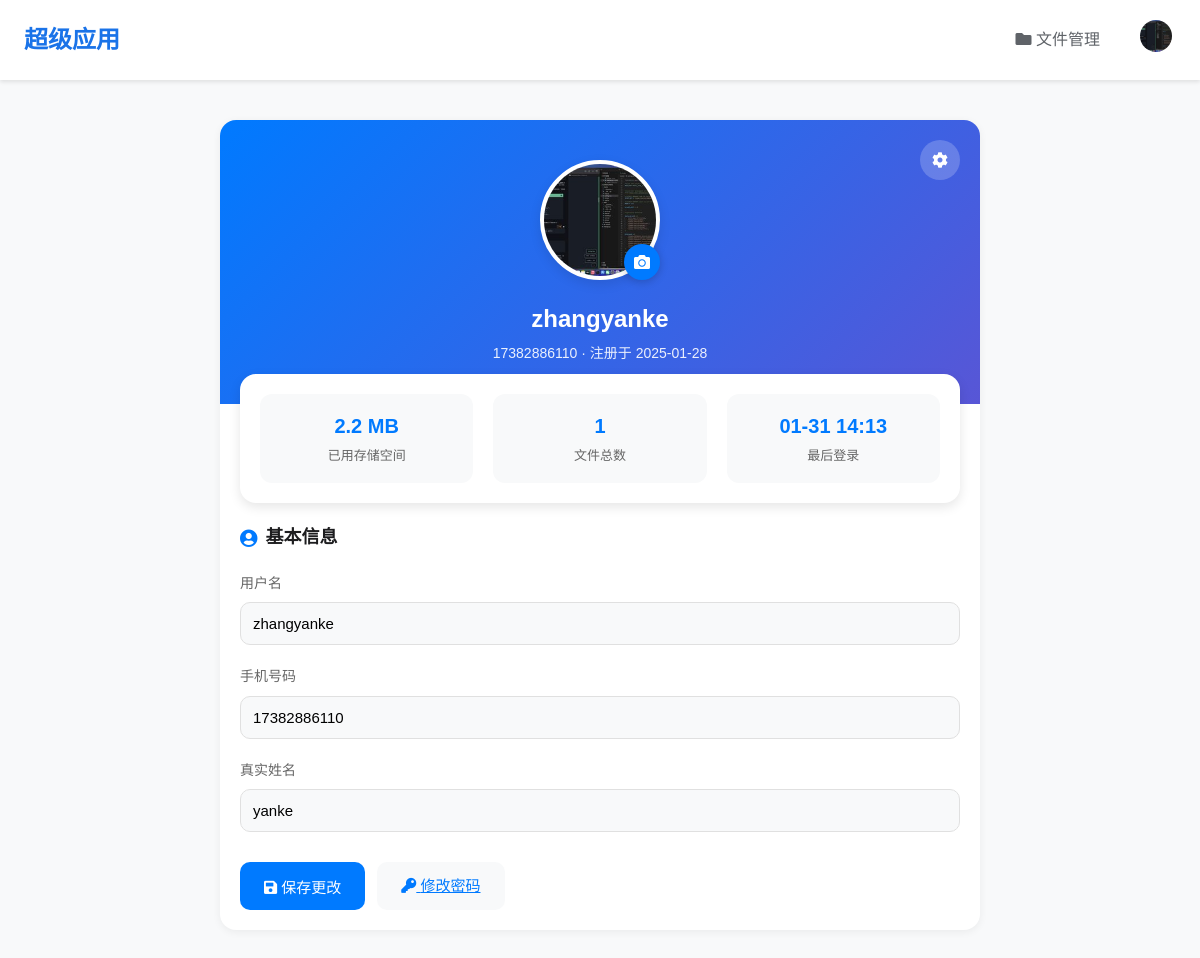
The app's page /accounts/profile/ (signed in), older data.
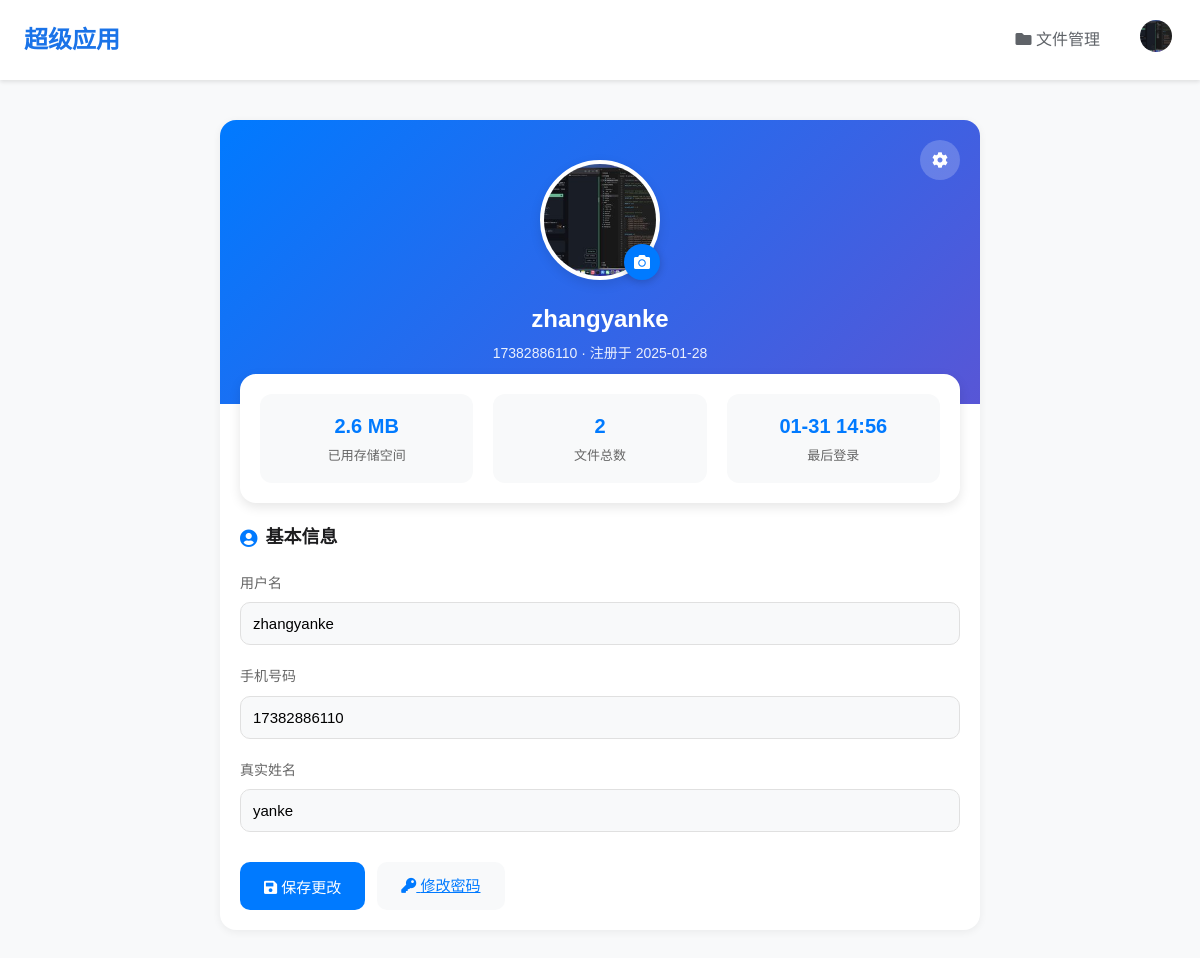
The same page, newer data.
### accounts/models.py (models this page shows, shortened)
class CustomUser(AbstractUser):
    phone_number = models.CharField(
        '手机号码',
        max_length=11,
        unique=True,
        validators=[
            RegexValidator(
                regex=r'^1[3-9]\d{9}$',
                message='请输入有效的手机号码（11位数字，以1开头）'
            )
        ]
    )
    birthday = models.DateField('出生日期', null=True, blank=True)
    avatar = models.ImageField('头像', upload_to='avatars/', null=True, blank=True)
    real_name = models.CharField('真实姓名', max_length=50, blank=True)
    registration_ip = models.GenericIPAddressField(
        '注册IP',
        null=True,
        blank=True,
        help_text='用户注册时的IP地址'
    )
    USERNAME_FIELD = 'phone_number'
    REQUIRED_FIELDS = ['username']
    class Meta:
        verbose_name = '用户'
        verbose_name_plural = '用户'

### files/models.py (models this page shows, shortened)
class UserStorageQuota(models.Model):
    user = models.OneToOneField(
        settings.AUTH_USER_MODEL,
        on_delete=models.CASCADE,
        related_name='storage_quota'
    )
    max_storage = models.BigIntegerField(default=settings.MAX_USER_STORAGE)
    used_storage = models.BigIntegerField(default=0)
    def get_used_storage(self):
        return self.used_storage
    def get_storage_usage_percent(self):
        if self.max_storage == 0:
            return 100
        return (self.used_storage / self.max_storage) * 100

### accounts/views.py (the view)
# urls.py: path('profile/', profile_view, name='profile'),
@login_required
def profile_view(request):
    if request.method == 'POST':
        form = CustomUserChangeForm(request.POST, request.FILES, instance=request.user)
        if form.is_valid():
            if 'avatar' in request.FILES:
                image = Image.open(request.FILES['avatar'])
                if image.mode != 'RGB':
                    image = image.convert('RGB')
                image.thumbnail((300, 300), Image.Resampling.LANCZOS)
                output = BytesIO()
                image.save(output, format='JPEG', quality=85)
                output.seek(0)
                request.user.create_user_directories()
                avatar_path = request.user.get_avatar_upload_path(request.FILES['avatar'].name)
                if request.user.avatar:
                    try:
                        old_avatar_path = request.user.avatar.path
                        if os.path.exists(old_avatar_path):
                            os.remove(old_avatar_path)
                    except Exception as e:
                        print(f"删除旧头像失败: {e}")
                request.user.avatar.save(
                    os.path.basename(avatar_path),
                    ContentFile(output.read()),
                    save=False
                )
            form.save()
            messages.success(request, '个人资料已更新')
            return redirect('profile')
    else:
        form = CustomUserChangeForm(instance=request.user)
    return render(request, 'accounts/profile.html', {'form': form})

### accounts/forms.py
class CustomUserChangeForm(forms.ModelForm):
    class Meta:
        model = CustomUser
        fields = ('username', 'phone_number', 'real_name', 'birthday', 'avatar')

### templates/accounts/profile.html (shortened to what this page needs)
{% extends "base.html" %}
{% load static %}
{% block extra_css %}
<link href="https://cdnjs.cloudflare.com/ajax/libs/font-awesome/5.15.4/css/all.min.css" rel="stylesheet">
{% endblock %}
{% block content %}
<div class="profile-container">
    <div class="profile-card">
        <div class="profile-header">
            <div class="profile-actions">
                <div class="action-btn" title="设置">
                    <i class="fas fa-cog"></i>
                </div>
            </div>
            <div class="profile-avatar-wrapper">
                <div class="profile-avatar">
                    {% if user.avatar %}
                        <img src="{{ user.avatar.url }}" alt="头像" id="avatarPreview">
                    {% else %}
                        <i class="fas fa-user" style="font-size: 48px; color: #666; line-height: 112px;"></i>
                    {% endif %}
                </div>
                <label for="avatarInput" class="avatar-upload-label">
                    <i class="fas fa-camera"></i>
                </label>
            </div>
            <h1 class="profile-name">{{ user.username }}</h1>
            <div class="profile-meta">
                <span>{{ user.phone_number }}</span>
                <span>·</span>
                <span>注册于 {{ user.date_joined|date:"Y-m-d" }}</span>
            </div>
        </div>
        <div class="profile-stats">
            <div class="stat-card">
                <div class="stat-value">{{ user.storage_quota.get_used_storage|filesizeformat }}</div>
                <div class="stat-label">已用存储空间</div>
            </div>
            <div class="stat-card">
                <div class="stat-value">{{ user.files.count }}</div>
                <div class="stat-label">文件总数</div>
            </div>
            <div class="stat-card">
                <div class="stat-value">{{ user.last_login|date:"m-d H:i" }}</div>
                <div class="stat-label">最后登录</div>
            </div>
        </div>
        <div class="profile-sections">
            <form method="post" enctype="multipart/form-data" id="profileForm">
                <div class="profile-section">
                    <h2 class="section-title">
                        <i class="fas fa-user-circle"></i>
                        基本信息
                    </h2>
                    <div class="form-group">
                        <label class="form-label">用户名</label>
                        <input type="text" name="username" class="form-control" value="{{ user.username }}">
                    </div>
                    <div class="form-group">
                        <label class="form-label">手机号码</label>
                        <input type="tel" name="phone_number" class="form-control" value="{{ user.phone_number }}" readonly>
                    </div>
                    <div class="form-group">
                        <label class="form-label">真实姓名</label>
                        <input type="text" name="real_name" class="form-control" value="{{ user.real_name }}">
                    </div>
                </div>
                <div class="form-actions">
                    <button type="submit" class="btn btn-primary">
                        <i class="fas fa-save"></i>
                        保存更改
                    </button>
                    <a href="{% url 'password_change' %}" class="btn btn-secondary">
                        <i class="fas fa-key"></i>
                        修改密码
                    </a>
                </div>
            </form>
        </div>
    </div>
</div>
{% endblock %}

### templates/base.html (shortened to what this page needs)
<!DOCTYPE html>
<html lang="zh">
<head>
    {% block extra_css %}{% endblock %}
</head>
<body>
    {% if user.is_authenticated %}
    <header class="nav-header">
        <div class="nav-container">
            <a href="{% url 'home' %}" class="nav-brand">超级应用</a>
            <nav class="nav-menu">
                <a href="{% url 'files:file_list' %}" class="nav-link {% if request.resolver_match.url_name == 'file_list' %}active{% endif %}">
                    <i class="fas fa-folder"></i> 文件管理
                </a>
                <div class="user-menu-container">
                    <div class="user-menu-trigger">
                        {% if user.avatar %}
                            <img src="{{ user.avatar.url }}" alt="头像" class="user-avatar">
                        {% else %}
                            <div class="user-avatar-placeholder">{{ user.username|first|upper }}</div>
                        {% endif %}
                    </div>
                </div>
            </nav>
        </div>
    </header>
    {% endif %}
    {% block content %}{% endblock %}
</body>
</html>

### templates/base.html (style rules this page uses)
:root { --primary-color: #1a73e8; --secondary-color: #5f6368; --success-color: #28a745; --danger-color: #dc3545; --warning-color: #ffc107; --light-bg: #f8f9fa; --dark-bg: #202124; --border-color: #dadce0; }
* { margin: 0; padding: 0; box-sizing: border-box; }
body { font-family: 'Noto Sans SC', sans-serif; line-height: 1.6; color: #202124; background-color: var(--light-bg); }
.form-group { margin-bottom: 20px; }
.form-control { width: 100%; padding: 12px 16px; border: 2px solid var(--border-color); border-radius: 8px; font-size: 16px; transition: all 0.3s ease; }
.nav-header { background: white; box-shadow: 0 2px 4px rgba(0,0,0,0.1); position: sticky; top: 0; z-index: 1000; }
.nav-container { display: flex; justify-content: space-between; align-items: center; padding: 16px 24px; max-width: 1200px; margin: 0 auto; }
.nav-brand { font-size: 24px; font-weight: 700; color: var(--primary-color); text-decoration: none; }
.nav-menu { display: flex; gap: 20px; align-items: center; }
.nav-link { color: var(--secondary-color); text-decoration: none; font-weight: 500; padding: 8px 16px; border-radius: 6px; transition: all 0.3s ease; }
.user-menu-container { position: relative; }
.user-menu-trigger { cursor: pointer; padding: 4px; border-radius: 50%; transition: background-color 0.2s; }
.user-avatar { width: 32px; height: 32px; border-radius: 50%; object-fit: cover; }
.stat-value { display: block; font-size: 18px; font-weight: 600; color: #007aff; }
.stat-label { font-size: 12px; color: #666; }

### templates/accounts/profile.html (style rules this page uses)
.profile-container { max-width: 800px; margin: 40px auto; padding: 0 20px; }
.profile-card { background: white; border-radius: 16px; box-shadow: 0 2px 8px rgba(0,0,0,0.06); overflow: hidden; }
.profile-header { background: linear-gradient(135deg, #007AFF, #5856D6); padding: 40px; color: white; text-align: center; position: relative; }
.profile-avatar-wrapper { position: relative; width: 120px; height: 120px; margin: 0 auto 20px; }
.profile-avatar { width: 100%; height: 100%; border-radius: 50%; border: 4px solid white; box-shadow: 0 4px 12px rgba(0,0,0,0.1); overflow: hidden; background: #f0f0f0; position: relative; }
.profile-avatar img { width: 100%; height: 100%; object-fit: cover; }
.avatar-upload-label { position: absolute; bottom: 0; right: 0; background: #007AFF; width: 36px; height: 36px; border-radius: 50%; display: flex; align-items: center; justify-content: center; cursor: pointer; box-shadow: 0 2px 8px rgba(0,0,0,0.2); transition: all 0.2s ease; }
.avatar-upload-label i { color: white; font-size: 16px; }
.profile-name { font-size: 24px; font-weight: 600; margin: 0; }
.profile-meta { font-size: 14px; opacity: 0.9; margin-top: 4px; }
.profile-stats { display: grid; grid-template-columns: repeat(3, 1fr); gap: 20px; padding: 20px; background: white; margin-top: -30px; border-radius: 16px; position: relative; z-index: 1; margin-left: 20px; margin-right: 20px; box-shadow: 0 4px 12px rgba(0,0,0,0.1); }
.stat-card { text-align: center; padding: 16px; border-radius: 12px; background: #f8f9fa; transition: all 0.3s ease; }
.stat-value { font-size: 20px; font-weight: 600; color: #007AFF; margin-bottom: 4px; }
.stat-label { font-size: 13px; color: #666; }
.profile-sections { padding: 20px; }
.profile-section { margin-bottom: 30px; }
.section-title { font-size: 18px; font-weight: 600; margin-bottom: 20px; color: #1d1d1f; display: flex; align-items: center; gap: 8px; }
.section-title i { color: #007AFF; }
.form-group { margin-bottom: 20px; }
.form-label { display: block; font-size: 14px; color: #666; margin-bottom: 8px; }
.form-control { width: 100%; padding: 12px; border: 1px solid #e0e0e0; border-radius: 10px; font-size: 15px; transition: all 0.3s ease; background: #f8f9fa; }
.form-actions { display: flex; gap: 12px; margin-top: 30px; }
.btn { padding: 12px 24px; border-radius: 10px; font-size: 15px; font-weight: 500; border: none; cursor: pointer; transition: all 0.3s ease; }
.btn-primary { background: #007AFF; color: white; }
.btn-secondary { background: #f8f9fa; color: #007AFF; }
.profile-actions { position: absolute; top: 20px; right: 20px; display: flex; gap: 12px; }
.action-btn { width: 40px; height: 40px; border-radius: 50%; background: rgba(255,255,255,0.2); display: flex; align-items: center; justify-content: center; color: white; cursor: pointer; transition: all 0.2s ease; }

Row changes from the older to the newer data that the page shows:
changed CustomUser "zhangyanke": storage_quota.get_used_storage|filesizeformat "2.2 MB" → "2.6 MB"; files.count "1" → "2"; last_login "01-31 14:13" → "01-31 14:56"
